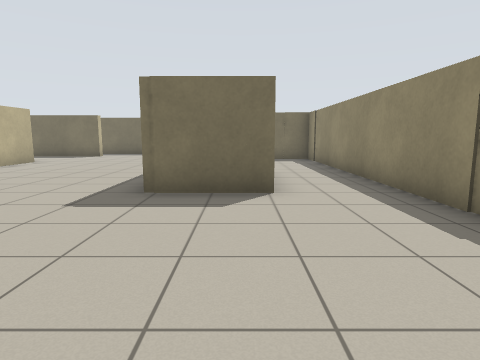
view 1 (above)

18 first-person views from a walk through a world built for the Player/Stage simulator. The camera is 1 m above the floor, tilts 8° down and sees 75° across. The lines on the ground mark 1 m squares. The floor is counted in squares, 1 m on a side. Each view is taken from the middle of a square. On the plan, view 1 faces up. The plan holds only what a view shows up to about 12 squares ahead; the rest is blank. Robots are left out.

view 2
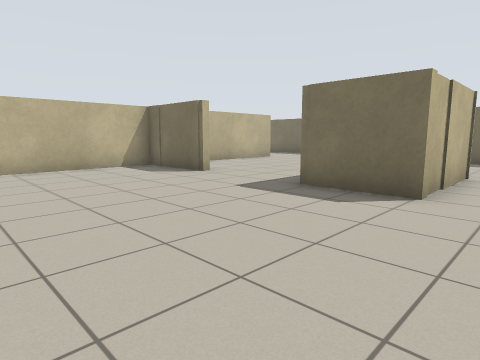

view 3
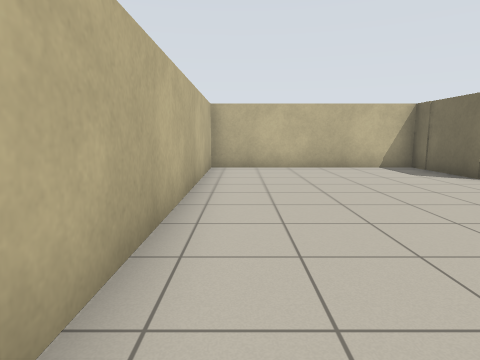

view 4
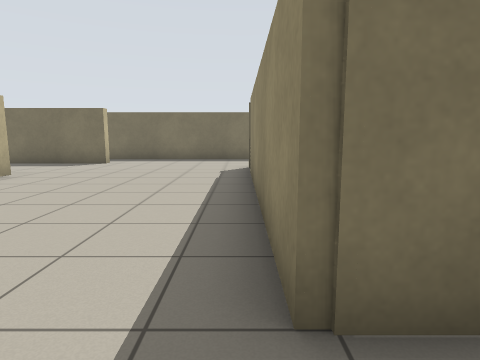

view 5
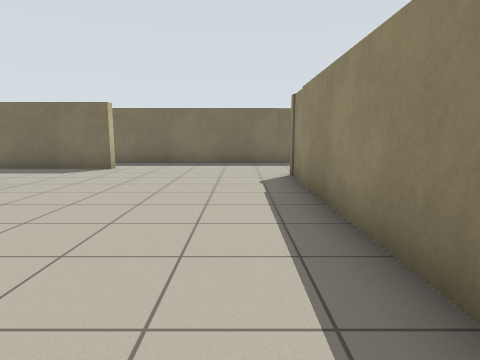

view 6
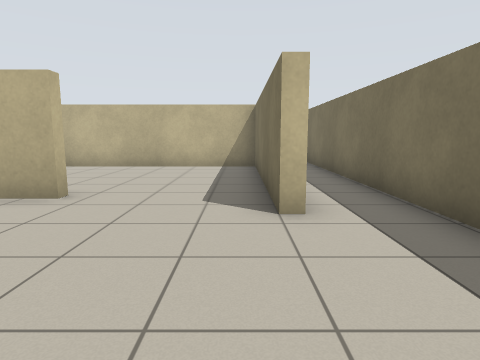

view 7
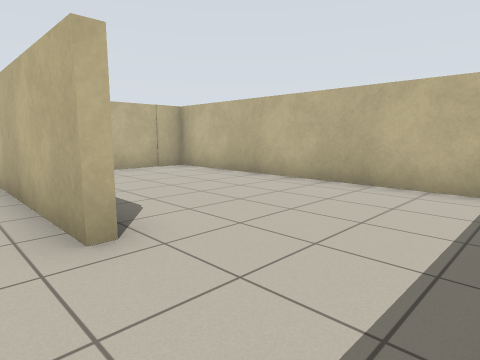

view 8
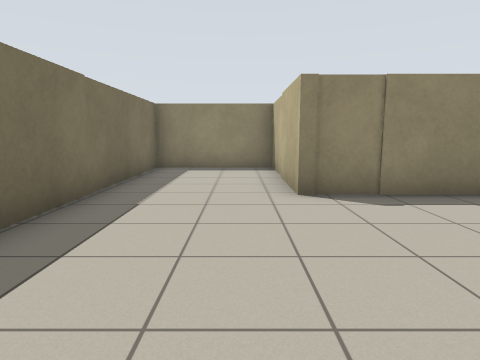

view 9
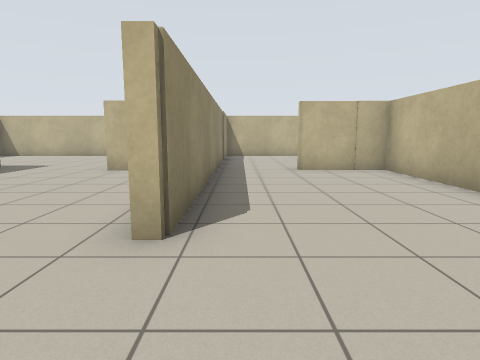

view 10
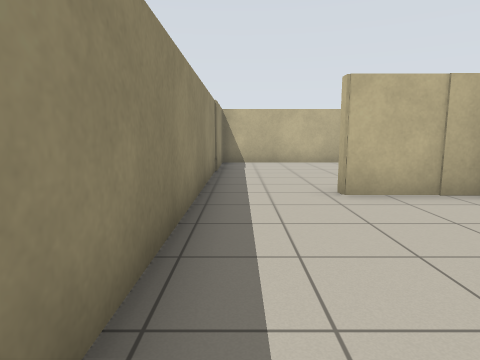

view 11
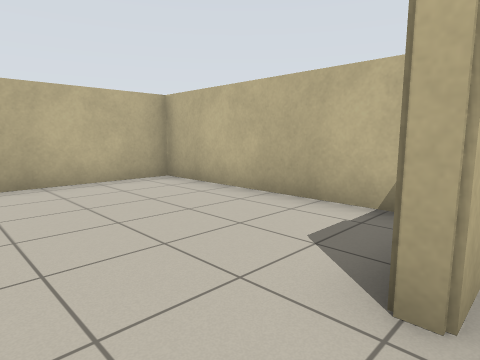

view 12
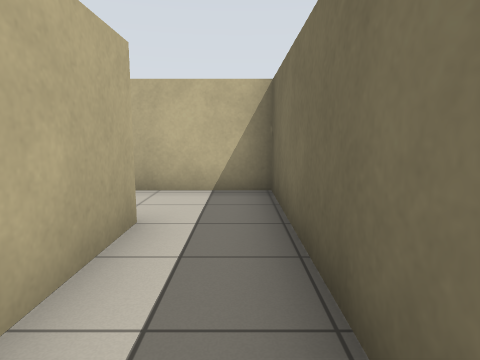

view 13
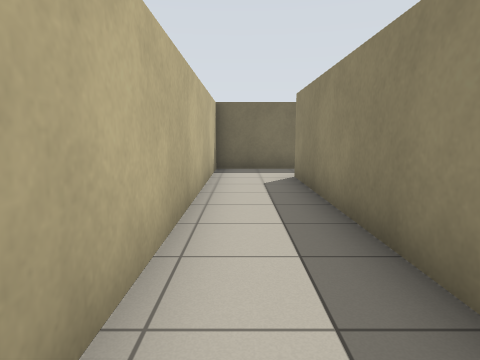

view 14
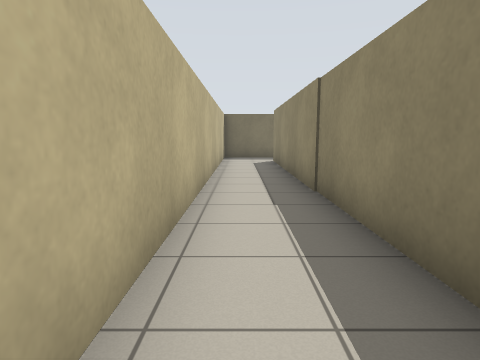

view 15
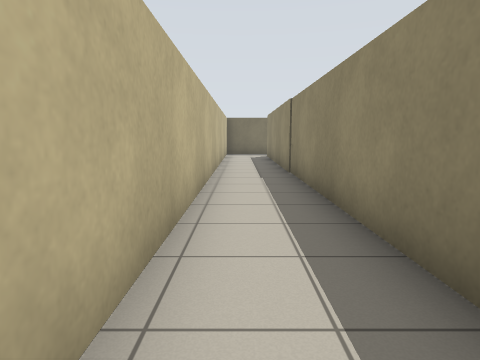

view 16
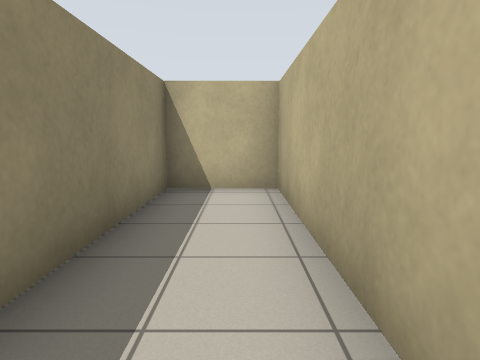

view 17
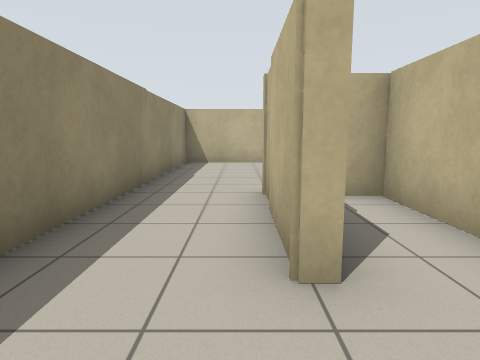

view 18
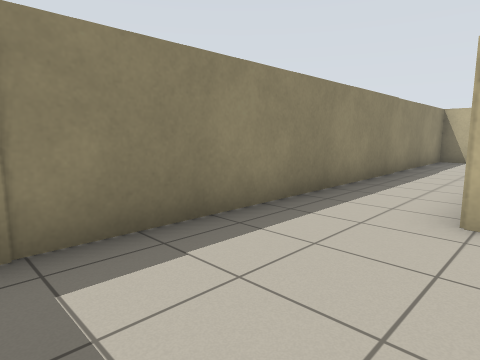

### Floor plan
Points are (right, up) in squares from view 1. A wall is a line through its corners. A room is listed if a view was taken in it or the views show most of it. See-through windows are left out.
Room 1 (views 1, 2, 3, 4, 5, 6, 7, 8, 9, 10, 11)
walls: (-5.8, 5.8) (-5, 5.8); (-5, 5.5) (-8, 5.5) (-8, -0.9) (3, -0.9) (3, 8.6); (-8.3, 5.6) (-8.3, 12.1) (-8, 12.1) (-8, 7.5); (0.6, 9) (0.6, 5.5) (-1.7, 5.5) (-1.7, 14) (3, 14) (3, 17.6) (-6.5, 17.6); (-6.9, 15.5) (-13, 15.5); (-13.3, 15.6) (-13.3, 5.8) (-10.8, 5.8)
ways out: opening at (-7, 17) to room 2; opening at (1.5, 8) to room 3; opening at (-9.5, 5) to room 4
Room 2 (views 12, 13, 14, 15, 16)
walls: (-6.5, 17.6) (-15.7, 17.6) (-15.7, -0.9) (-13.6, -0.9) (-13.6, 15.8) (-11.4, 15.8)
ways out: opening at (-7, 17) to room 1
Room 3 (views 17, 18)
walls: (0.2, 9) (0.6, 9); (-1.4, 8) (-1.4, 5.8) (-0.8, 5.8); (3, 8.6) (3, 12.8)
ways out: opening at (1.5, 8) to room 1
Room 4 (no view inside)
walls: (-13.3, 4.6) (-13.3, -0.9) (-8.3, -0.9) (-8.3, 5.6)
ways out: opening at (-9.5, 5) to room 1

Where each view was taken, in squares from view 1:
view 1: 0 up, 0 right, facing up
view 2: 0 up, 2 right, facing up-left
view 3: 0 up, 2 right, facing left
view 4: 4 up, 2 left, facing up
view 5: 6 up, 3 left, facing up
view 6: 15 up, 3 left, facing left
view 7: 15 up, 7 left, facing down-left
view 8: 15 up, 7 left, facing right
view 9: 15 up, 9 left, facing down
view 10: 11 up, 9 left, facing down
view 11: 6 up, 9 left, facing down-left
view 12: 17 up, 10 left, facing left
view 13: 8 up, 15 left, facing up
view 14: 3 up, 15 left, facing up
view 15: 0 up, 15 left, facing up
view 16: 5 up, 15 left, facing down
view 17: 11 up, 1 right, facing down
view 18: 13 up, 0 right, facing down-right
